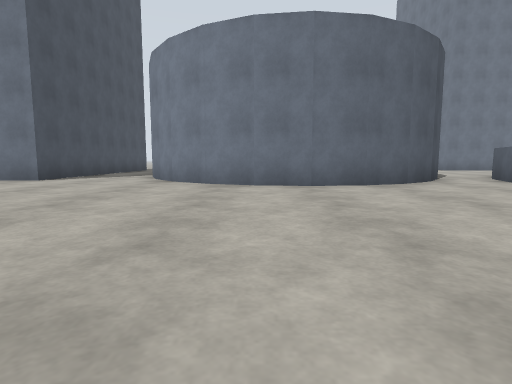
view 1 (above)

18 first-person views from a walk through a Gazebo world. The camera is 0.94 m above the floor, tilts 6° down and sees 80° across. The floor is counted in squares, 2 m on a side. Each view is taken from the middle of a square. On the plan, view 1 faces up. The plan holds only what a view shows up to about 9 squares ahead; the rest is blank. The place goes on beyond the plan.

view 2
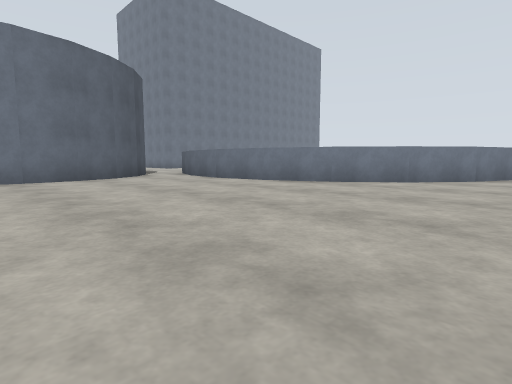

view 3
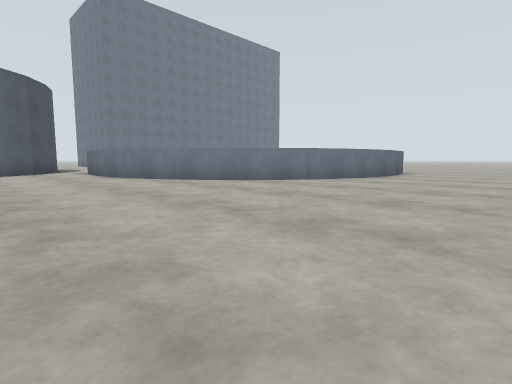

view 4
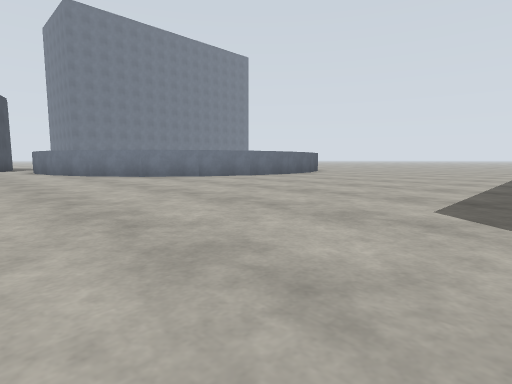

view 5
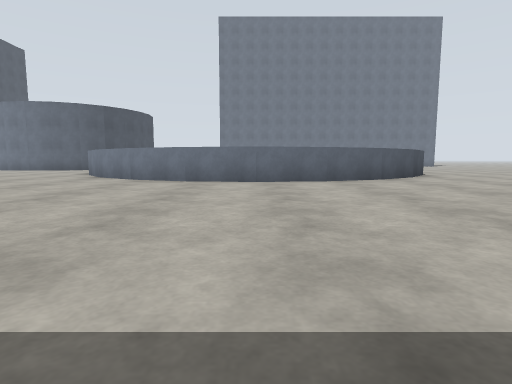

view 6
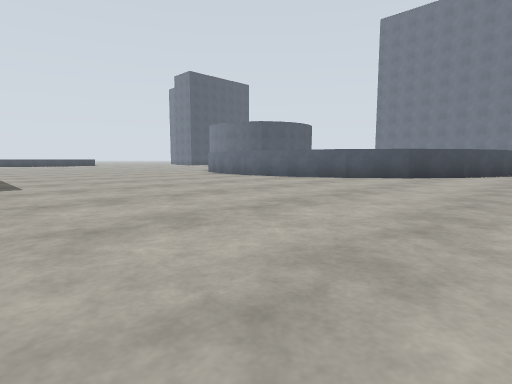

view 7
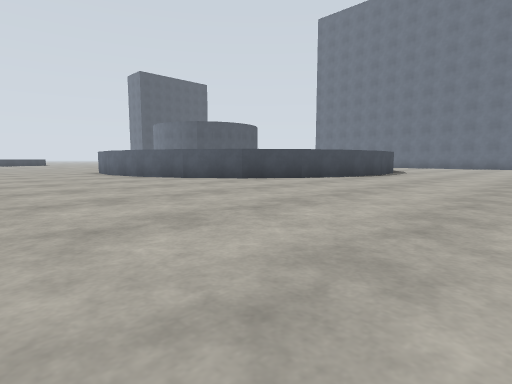

view 8
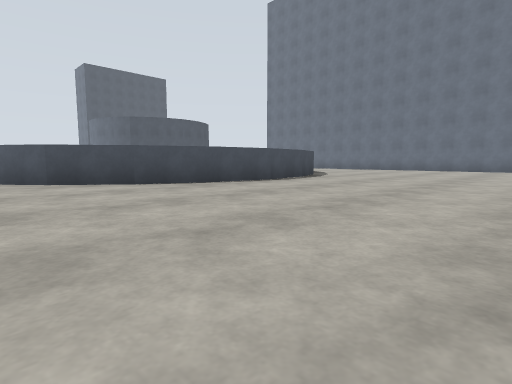

view 9
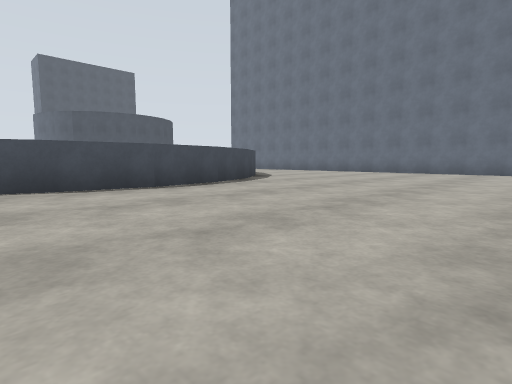

view 10
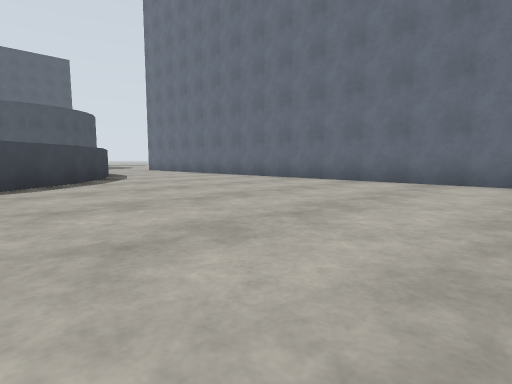

view 11
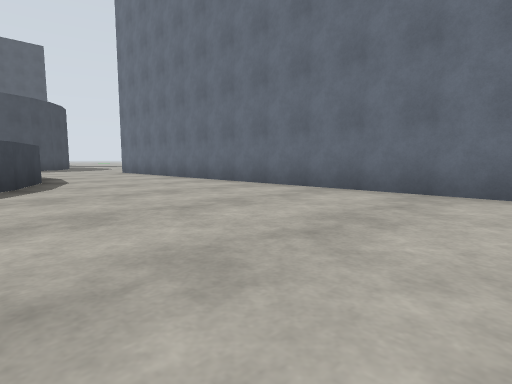

view 12
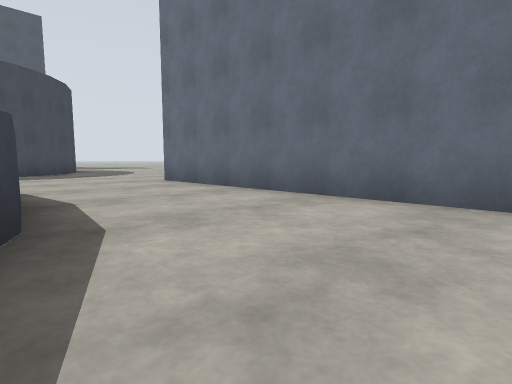

view 13
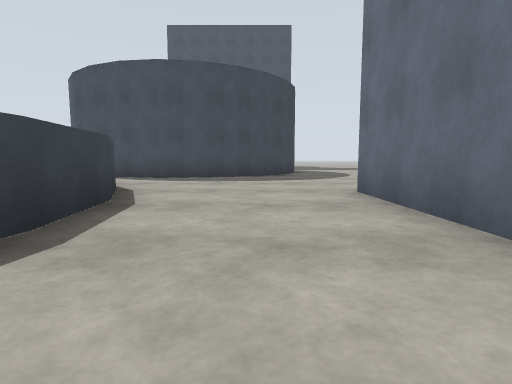

view 14
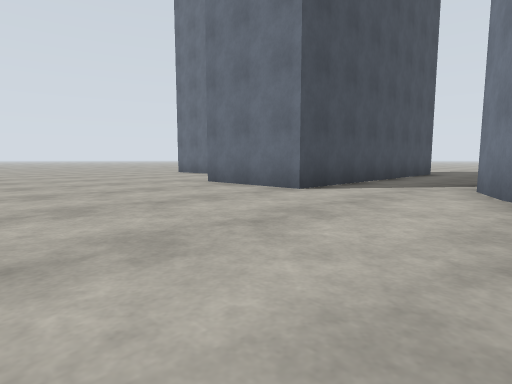

view 15
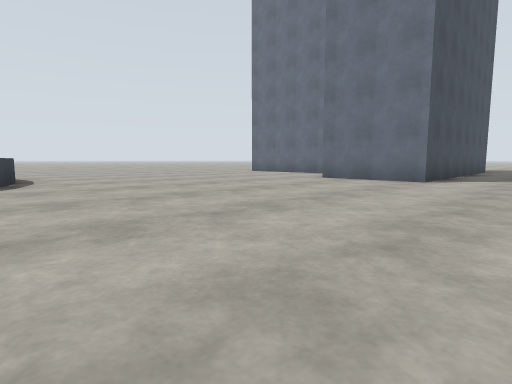

view 16
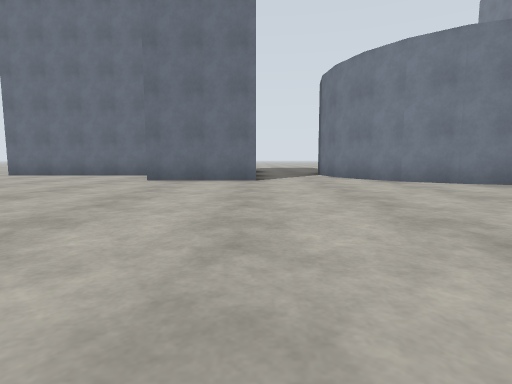

view 17
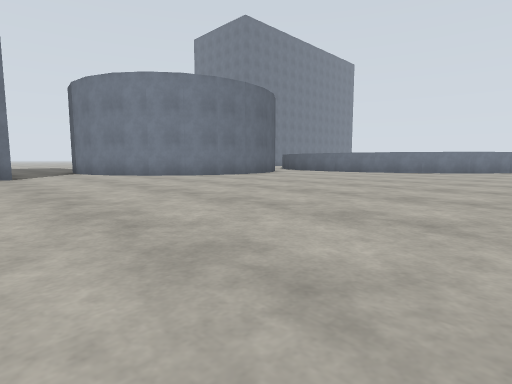

view 18
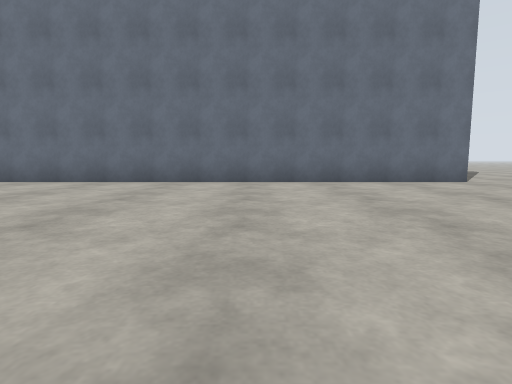

### Floor plan
Key: @ floor where view 1 was taken; # wall or solid block; . floor; B grey box; C grey cylinder.
Columns run from 10 left of view 1 to 22 right of it. Each row starts with its distance up from view 1.
 15               ..
 14               .....BBBBBBBBBBBBBB
 13      B.       ...................
 12      B.       C..................
 11      B.       C..................
 10 BBB  B.        C...#####.........
  9 ..   B.C       C. ##   ###.......
  8 ...  B..C     C..        #.......
  7 ...BBB..CC    C.#        ##......
  6 .........CCCCC..          #......
  5 ...............#          ##.....
  4 ...............##         ##.....
  3 ................#         #......
  2 ................##       ##......
  1 .................#       #.......
  0 C ........@......###   ###.......
 -1     ...............#####.........
 -2     ............................
 -3             ....................
 -4             ....................
 -5             ....................
 -6              ................
 -7              ................
 -8              ......  . ......

Positions as (right, up) in squares from view 1, and headings:
1: (0, 0), facing up
2: (0, -2), facing up-right
3: (2, -5), facing up-right
4: (3, -8), facing up-right
5: (11, -8), facing up
6: (18, -8), facing up-left
7: (21, -5), facing up-left
8: (22, -1), facing up-left
9: (22, 2), facing up-left
10: (22, 7), facing up-left
11: (20, 9), facing up-left
12: (15, 10), facing up-left
13: (13, 12), facing left
14: (-2, 3), facing up-left
15: (-3, 0), facing up-left
16: (-5, 0), facing up
17: (-6, -2), facing up-right
18: (19, 7), facing up
